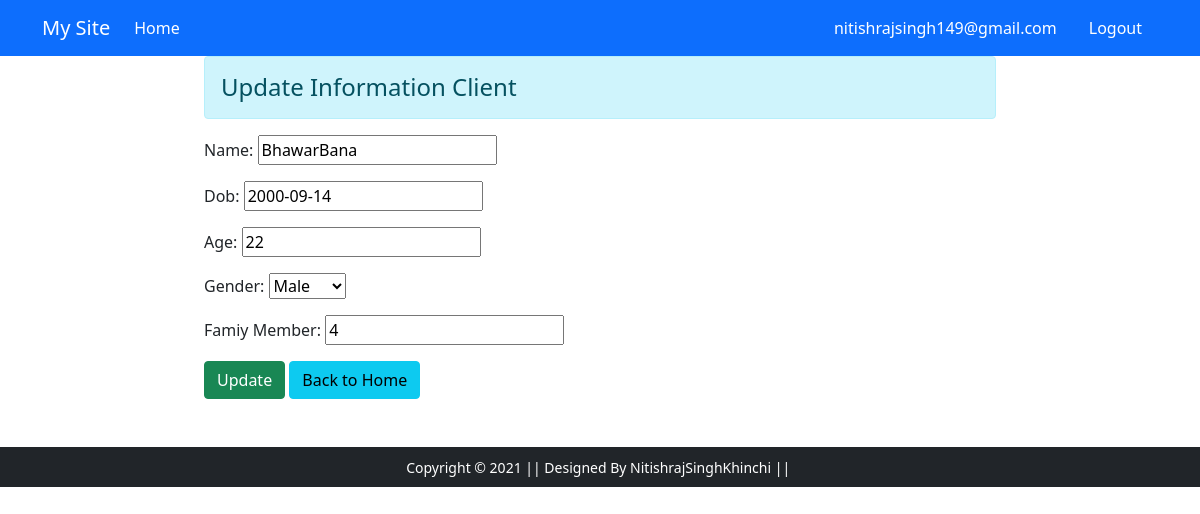
Page /update/2/ (signed in) on the committed database.
### accounts/models.py (models this page shows, shortened)
class CustomUser(AbstractUser):
    username = None
    """we can create Phonenumber Fields with the help of third party package But t have used Charfields"""
    mobile_no= models.CharField(blank=True,max_length=15,unique=True)
    email = models.EmailField(blank=True,unique=True)
    Age = models.PositiveIntegerField(blank=True,null=True)
    USERNAME_FIELD = 'mobile_no'
    REQUIRED_FIELDS = []
    objects = UserManager()

class Client(models.Model):
    name = models.CharField(max_length=50)
    dob = models.DateField()
    age = models.PositiveIntegerField()
    gender = models.CharField(max_length=20, choices=GENDER,blank=True)
    family_member=models.PositiveIntegerField()
    date = models.DateTimeField(auto_now=datetime.now())

### accounts/views.py (the view)
# urls.py: path('update/<int:id>/',views.update_data,name='update'),
@login_required
def update_data(request, id):
    if request.method == 'POST':
        pi = Client.objects.get(pk=id)
        fm = Clientform(request.POST, instance=pi)
        if fm.is_valid():
            fm.save()
            messages.success(request,"Details Updated !!!")
            return redirect('addclient')
    else:
        pi = Client.objects.get(pk=id)
        fm = Clientform(instance=pi)
    return render(request, 'accounts/update.html', {'form':fm})

### accounts/forms.py
class Clientform(forms.ModelForm):
    class Meta:
        model = Client
        fields = ['name','dob','age','gender','family_member']
        labels = {'name':'Name','age':'Age','gender':'Gender','family_member':'Famiy Member'}
        widgets={'dob':forms.TextInput(attrs={'placeholder':'format:-2000-14-09'})}

### templates/accounts/update.html (shortened to what this page needs)
{% extends 'accounts/base.html' %}
{% block main-content %}
 <div class="row">
  <div class="col-sm-8 offset-2">
   <h4 class="alert alert-info">Update Information Client</h4>
   <form action="" method="post">
    {{form.as_p}}
    <input type="submit" class="btn btn-success" value="Update">
    <a href="{% url 'addclient' %}" class="btn btn-info">Back to Home</a>
   </form>
  </div>
 </div>
{% endblock main-content %}

### templates/accounts/base.html (shortened to what this page needs)
<!doctype html>
{% load static %}
<html lang="en">
  <head>
    <link href="https://cdn.jsdelivr.net/npm/bootstrap@5.0.0-beta1/dist/css/bootstrap.min.css" rel="stylesheet">
    <link rel="stylesheet" href="{% static 'app/css/owl.carousel.min.css' %}">
    <link rel="stylesheet" href="{% static 'app/css/all.min.css' %}">
    <link rel="stylesheet" href="{% static 'app/css/style.css' %}">
  </head>
  <body>
    <nav class="navbar navbar-expand-lg navbar-dark bg-primary">
     <div class="container">
       <a class="navbar-brand" href="/">My Site</a>
       <div class="collapse navbar-collapse" id="navbarSupportedContent">
         <ul class="navbar-nav me-auto mb-2 mb-lg-0">
           <li class="nav-item">
             <a class="nav-link active" aria-current="page" href="/">Home</a>
           </li>
         </ul>
         <div>
          <ul class="navbar-nav me-auto mb-2 mb-lg-0">
            {% if request.user.is_authenticated %}
            <li class="nav-item mx-2">
             <a href="#" class="nav-link text-white">{{request.user.email}} </a>
            </li>
            <li class="nav-item mx-2">
                <a href="{% url 'logout' %}" class="nav-link text-white">Logout</a>
               </li>
            {% endif %}
          </ul>
         </div>
       </div>
     </div>
    </nav>
    {% block main-content %} {% endblock main-content %}
    <footer class="container-fluid bg-dark text-center p-2 mt-5">
        <small class="text-white">Copyright &copy; 2021 || Designed By NitishrajSinghKhinchi || </small>
    </footer>
  </body>
</html>

### rows in the picture
CustomUser: user.email "nitishrajsingh149@gmail.com"
Client: name "BhawarBana", dob "2000-09-14", age "22", gender "Male", family_member "4"
